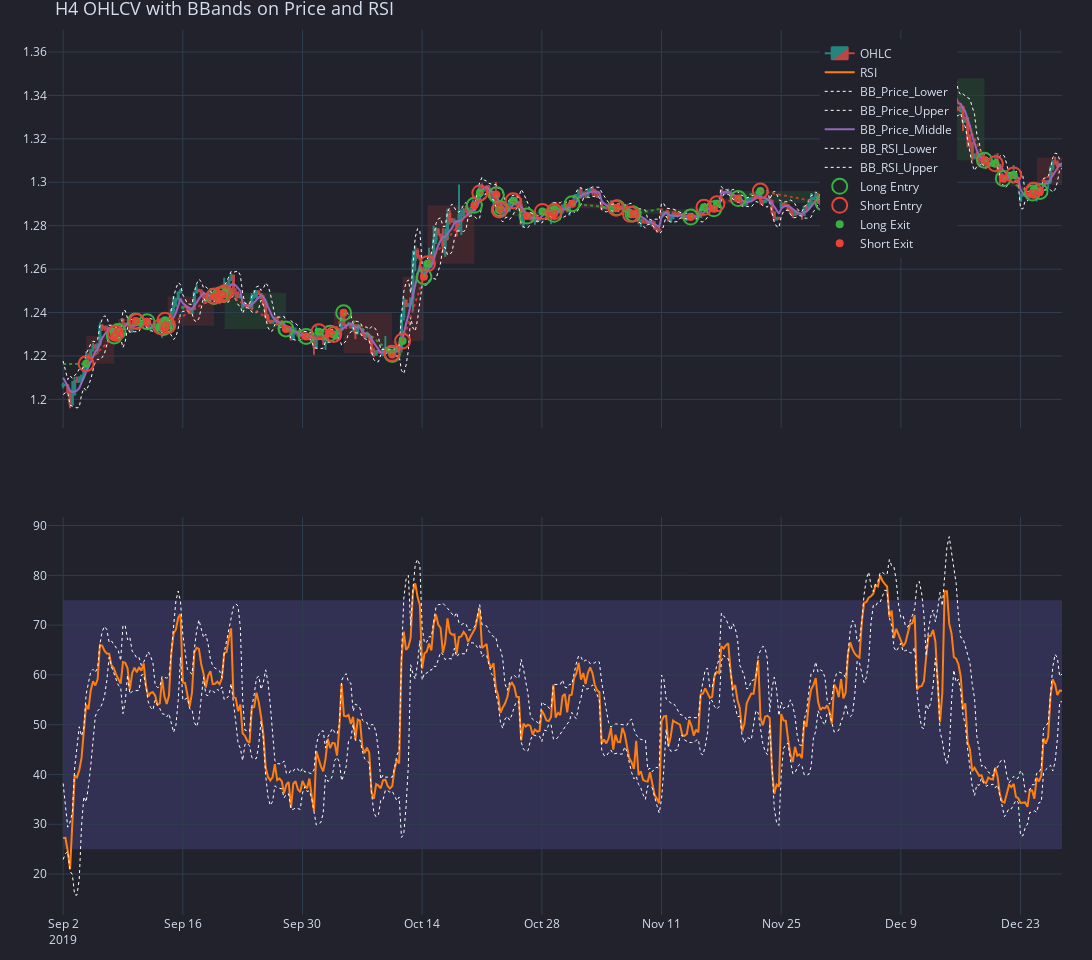

Write notebook code for a chart like this one.
### Code cell
slice_lower = '2019.09.01'
slice_higher = '2019.12.31'

fig = plot_strategy(slice_lower, slice_higher, h4_df, h4_rsi, 
                           h4_bbands, h4_bbands_rsi, 
                           clean_h4_entries, clean_h4_exits, 
                           long_trades, short_trades,
                           pf_2_bb_custom,
                           show_legend = True)

fig.show()
